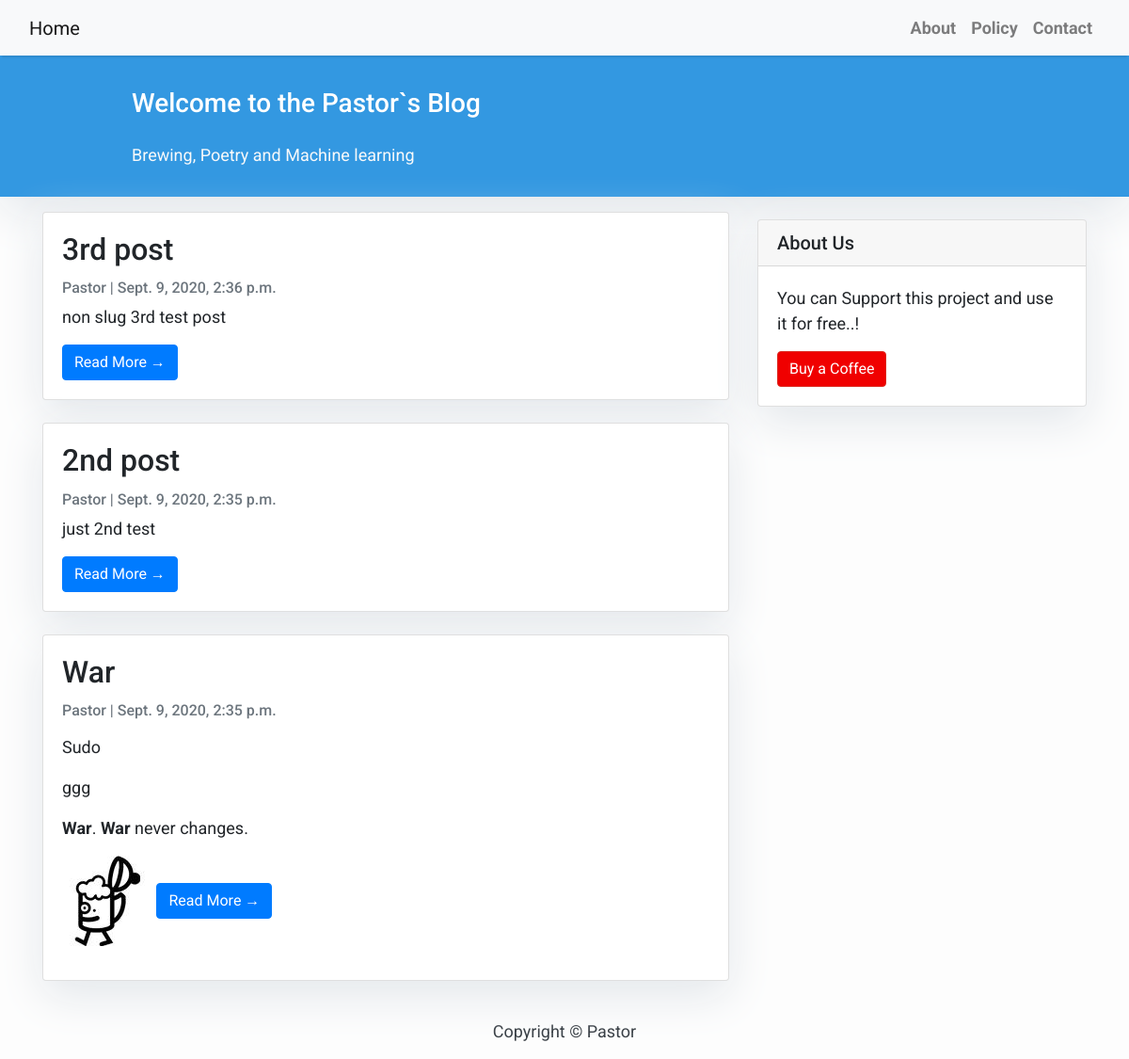
The page / on the database its author committed.
### blog/models.py (models this page shows, shortened)
class Post(models.Model):
    title = models.CharField(max_length=200, unique=True)
    slug = models.SlugField(max_length=200, unique=True)
    author = models.ForeignKey(User, on_delete= models.CASCADE,related_name='blog_posts')
    updated_on = models.DateTimeField(auto_now= True)
    content = models.TextField()
    created_on = models.DateTimeField(auto_now_add=True)
    status = models.IntegerField(choices=STATUS, default=0)
    class Meta:
        ordering = ['-created_on']

### blog/views.py (the view)
# urls.py: path('', views.PostList.as_view(), name='home'),
class PostList(generic.ListView):
    queryset = Post.objects.filter(status=1).order_by('-created_on')
    template_name = 'index.html'

### blog/templates/index.html (shortened to what this page needs)
{% extends "base.html" %}
{% block content %}
<header class="masthead">
    <div class="container">
        <div class="row">
            <div class=" col-md-8 col-md-10 mx-auto">
                <div class="site-heading">
                    <h3 class=" site-heading my-4 mt-3 text-white"> Welcome to the Pastor`s Blog </h3>
                    <p class="text-light">Brewing, Poetry and Machine learning &nbsp
                    </p>
                </div>
            </div>
        </div>
    </div>
</header>
<div class="container">
    <div class="row">
        <div class="col-md-8 mt-3 left">
            {% for post in post_list %}
            <div class="card mb-4">
                <div class="card-body">
                    <h2 class="card-title">{{ post.title }}</h2>
                    <p class="card-text text-muted h6">{{ post.author }} | {{ post.created_on}} </p>
                    <p class="card-text">{{post.content|slice:":200" | safe }}</p>
                    <a href="{% url 'post_detail' post.slug  %}" class="btn btn-primary">Read More &rarr;</a>
                </div>
            </div>
            {% endfor %}
        </div>
        {% block sidebar %} {% include 'sidebar.html' %} {% endblock sidebar %}
    </div>
</div>
{%endblock%}

### blog/templates/base.html (style rules this page uses)
body { font-family: "Roboto", sans-serif; font-size: 17px; background-color: #fdfdfd; }
.masthead { background: #3398E1; height: auto; padding-bottom: 15px; box-shadow: 0 16px 48px #E3E7EB; padding-top: 10px; }

### blog/templates/index.html (style rules this page uses)
body { font-family: "Roboto", sans-serif; font-size: 18px; background-color: #fdfdfd; }
.card { box-shadow: 0 16px 48px #E3E7EB; }

### blog/templates/sidebar.html (style rules this page uses)
.card { box-shadow: 0 16px 48px #E3E7EB; }

### rows shown on the page
Post: title "3rd post", author "Pastor", created_on "Sept. 9, 2020, 2:36 p.m.", content "non slug 3rd test post"
Post: title "2nd post", author "Pastor", created_on "Sept. 9, 2020, 2:35 p.m.", content "just 2nd test"
Post: title "War", author "Pastor", created_on "Sept. 9, 2020, 2:35 p.m.", content "Sudo ggg War . War never changes.", content (picture)
